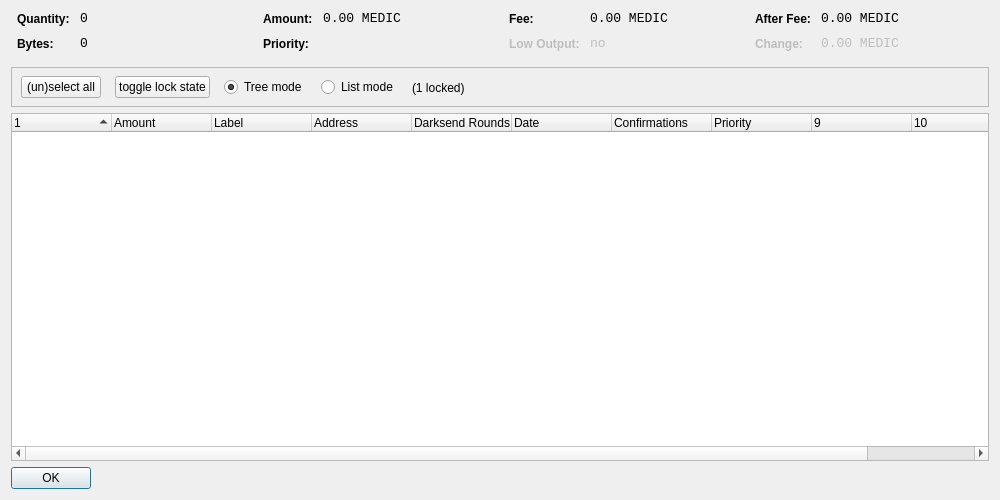
<?xml version="1.0" encoding="UTF-8"?>
<ui version="4.0">
 <class>CoinControlDialog</class>
 <widget class="QDialog" name="CoinControlDialog">
  <property name="geometry">
   <rect>
    <x>0</x>
    <y>0</y>
    <width>1000</width>
    <height>500</height>
   </rect>
  </property>
  <property name="windowTitle">
   <string>Coin Control</string>
  </property>
  <layout class="QVBoxLayout" name="verticalLayout">
   <item>
    <layout class="QHBoxLayout" name="horizontalLayoutTop" stretch="0,0,0,0">
     <property name="topMargin">
      <number>0</number>
     </property>
     <property name="bottomMargin">
      <number>10</number>
     </property>
     <item>
      <layout class="QFormLayout" name="formLayoutCoinControl1">
       <property name="horizontalSpacing">
        <number>10</number>
       </property>
       <property name="verticalSpacing">
        <number>10</number>
       </property>
       <property name="leftMargin">
        <number>6</number>
       </property>
       <property name="rightMargin">
        <number>6</number>
       </property>
       <item row="0" column="0">
        <widget class="QLabel" name="labelCoinControlQuantityText">
         <property name="styleSheet">
          <string notr="true">font-weight:bold;</string>
         </property>
         <property name="text">
          <string>Quantity:</string>
         </property>
        </widget>
       </item>
       <item row="0" column="1">
        <widget class="QLabel" name="labelCoinControlQuantity">
         <property name="font">
          <font>
           <family>Monospace</family>
           <pointsize>10</pointsize>
          </font>
         </property>
         <property name="cursor">
          <cursorShape>IBeamCursor</cursorShape>
         </property>
         <property name="contextMenuPolicy">
          <enum>Qt::ActionsContextMenu</enum>
         </property>
         <property name="text">
          <string notr="true">0</string>
         </property>
         <property name="textInteractionFlags">
          <set>Qt::LinksAccessibleByMouse|Qt::TextSelectableByKeyboard|Qt::TextSelectableByMouse</set>
         </property>
        </widget>
       </item>
       <item row="1" column="0">
        <widget class="QLabel" name="labelCoinControlBytesText">
         <property name="styleSheet">
          <string notr="true">font-weight:bold;</string>
         </property>
         <property name="text">
          <string>Bytes:</string>
         </property>
        </widget>
       </item>
       <item row="1" column="1">
        <widget class="QLabel" name="labelCoinControlBytes">
         <property name="font">
          <font>
           <family>Monospace</family>
           <pointsize>10</pointsize>
          </font>
         </property>
         <property name="cursor">
          <cursorShape>IBeamCursor</cursorShape>
         </property>
         <property name="contextMenuPolicy">
          <enum>Qt::ActionsContextMenu</enum>
         </property>
         <property name="text">
          <string notr="true">0</string>
         </property>
         <property name="textInteractionFlags">
          <set>Qt::LinksAccessibleByMouse|Qt::TextSelectableByKeyboard|Qt::TextSelectableByMouse</set>
         </property>
        </widget>
       </item>
      </layout>
     </item>
     <item>
      <layout class="QFormLayout" name="formLayoutCoinControl2">
       <property name="horizontalSpacing">
        <number>10</number>
       </property>
       <property name="verticalSpacing">
        <number>10</number>
       </property>
       <property name="leftMargin">
        <number>6</number>
       </property>
       <property name="rightMargin">
        <number>6</number>
       </property>
       <item row="0" column="0">
        <widget class="QLabel" name="labelCoinControlAmountText">
         <property name="styleSheet">
          <string notr="true">font-weight:bold;</string>
         </property>
         <property name="text">
          <string>Amount:</string>
         </property>
        </widget>
       </item>
       <item row="0" column="1">
        <widget class="QLabel" name="labelCoinControlAmount">
         <property name="font">
          <font>
           <family>Monospace</family>
           <pointsize>10</pointsize>
          </font>
         </property>
         <property name="cursor">
          <cursorShape>IBeamCursor</cursorShape>
         </property>
         <property name="contextMenuPolicy">
          <enum>Qt::ActionsContextMenu</enum>
         </property>
         <property name="text">
          <string notr="true">0.00 MEDIC</string>
         </property>
         <property name="textInteractionFlags">
          <set>Qt::LinksAccessibleByMouse|Qt::TextSelectableByKeyboard|Qt::TextSelectableByMouse</set>
         </property>
        </widget>
       </item>
       <item row="1" column="0">
        <widget class="QLabel" name="labelCoinControlPriorityText">
         <property name="styleSheet">
          <string notr="true">font-weight:bold;</string>
         </property>
         <property name="text">
          <string>Priority:</string>
         </property>
        </widget>
       </item>
       <item row="1" column="1">
        <widget class="QLabel" name="labelCoinControlPriority">
         <property name="font">
          <font>
           <family>Monospace</family>
           <pointsize>10</pointsize>
          </font>
         </property>
         <property name="cursor">
          <cursorShape>IBeamCursor</cursorShape>
         </property>
         <property name="contextMenuPolicy">
          <enum>Qt::ActionsContextMenu</enum>
         </property>
         <property name="text">
          <string/>
         </property>
         <property name="textInteractionFlags">
          <set>Qt::LinksAccessibleByMouse|Qt::TextSelectableByKeyboard|Qt::TextSelectableByMouse</set>
         </property>
        </widget>
       </item>
      </layout>
     </item>
     <item>
      <layout class="QFormLayout" name="formLayoutCoinControl3">
       <property name="horizontalSpacing">
        <number>10</number>
       </property>
       <property name="verticalSpacing">
        <number>10</number>
       </property>
       <property name="leftMargin">
        <number>6</number>
       </property>
       <property name="rightMargin">
        <number>6</number>
       </property>
       <item row="0" column="0">
        <widget class="QLabel" name="labelCoinControlFeeText">
         <property name="styleSheet">
          <string notr="true">font-weight:bold;</string>
         </property>
         <property name="text">
          <string>Fee:</string>
         </property>
        </widget>
       </item>
       <item row="0" column="1">
        <widget class="QLabel" name="labelCoinControlFee">
         <property name="font">
          <font>
           <family>Monospace</family>
           <pointsize>10</pointsize>
          </font>
         </property>
         <property name="cursor">
          <cursorShape>IBeamCursor</cursorShape>
         </property>
         <property name="contextMenuPolicy">
          <enum>Qt::ActionsContextMenu</enum>
         </property>
         <property name="text">
          <string notr="true">0.00 MEDIC</string>
         </property>
         <property name="textInteractionFlags">
          <set>Qt::LinksAccessibleByMouse|Qt::TextSelectableByKeyboard|Qt::TextSelectableByMouse</set>
         </property>
        </widget>
       </item>
       <item row="1" column="0">
        <widget class="QLabel" name="labelCoinControlLowOutputText">
         <property name="enabled">
          <bool>false</bool>
         </property>
         <property name="styleSheet">
          <string notr="true">font-weight:bold;</string>
         </property>
         <property name="text">
          <string>Low Output:</string>
         </property>
        </widget>
       </item>
       <item row="1" column="1">
        <widget class="QLabel" name="labelCoinControlLowOutput">
         <property name="enabled">
          <bool>false</bool>
         </property>
         <property name="font">
          <font>
           <family>Monospace</family>
           <pointsize>10</pointsize>
          </font>
         </property>
         <property name="cursor">
          <cursorShape>IBeamCursor</cursorShape>
         </property>
         <property name="contextMenuPolicy">
          <enum>Qt::ActionsContextMenu</enum>
         </property>
         <property name="text">
          <string notr="true">no</string>
         </property>
         <property name="textInteractionFlags">
          <set>Qt::LinksAccessibleByMouse|Qt::TextSelectableByKeyboard|Qt::TextSelectableByMouse</set>
         </property>
        </widget>
       </item>
      </layout>
     </item>
     <item>
      <layout class="QFormLayout" name="formLayoutCoinControl4">
       <property name="horizontalSpacing">
        <number>10</number>
       </property>
       <property name="verticalSpacing">
        <number>10</number>
       </property>
       <property name="leftMargin">
        <number>6</number>
       </property>
       <property name="rightMargin">
        <number>6</number>
       </property>
       <item row="0" column="0">
        <widget class="QLabel" name="labelCoinControlAfterFeeText">
         <property name="styleSheet">
          <string notr="true">font-weight:bold;</string>
         </property>
         <property name="text">
          <string>After Fee:</string>
         </property>
        </widget>
       </item>
       <item row="0" column="1">
        <widget class="QLabel" name="labelCoinControlAfterFee">
         <property name="font">
          <font>
           <family>Monospace</family>
           <pointsize>10</pointsize>
          </font>
         </property>
         <property name="cursor">
          <cursorShape>IBeamCursor</cursorShape>
         </property>
         <property name="contextMenuPolicy">
          <enum>Qt::ActionsContextMenu</enum>
         </property>
         <property name="text">
          <string notr="true">0.00 MEDIC</string>
         </property>
         <property name="textInteractionFlags">
          <set>Qt::LinksAccessibleByMouse|Qt::TextSelectableByKeyboard|Qt::TextSelectableByMouse</set>
         </property>
        </widget>
       </item>
       <item row="1" column="0">
        <widget class="QLabel" name="labelCoinControlChangeText">
         <property name="enabled">
          <bool>false</bool>
         </property>
         <property name="styleSheet">
          <string notr="true">font-weight:bold;</string>
         </property>
         <property name="text">
          <string>Change:</string>
         </property>
        </widget>
       </item>
       <item row="1" column="1">
        <widget class="QLabel" name="labelCoinControlChange">
         <property name="enabled">
          <bool>false</bool>
         </property>
         <property name="font">
          <font>
           <family>Monospace</family>
           <pointsize>10</pointsize>
          </font>
         </property>
         <property name="cursor">
          <cursorShape>IBeamCursor</cursorShape>
         </property>
         <property name="contextMenuPolicy">
          <enum>Qt::ActionsContextMenu</enum>
         </property>
         <property name="text">
          <string notr="true">0.00 MEDIC</string>
         </property>
         <property name="textInteractionFlags">
          <set>Qt::LinksAccessibleByMouse|Qt::TextSelectableByKeyboard|Qt::TextSelectableByMouse</set>
         </property>
        </widget>
       </item>
      </layout>
     </item>
    </layout>
   </item>
   <item>
    <widget class="QFrame" name="frame">
     <property name="minimumSize">
      <size>
       <width>0</width>
       <height>40</height>
      </size>
     </property>
     <property name="frameShape">
      <enum>QFrame::StyledPanel</enum>
     </property>
     <property name="frameShadow">
      <enum>QFrame::Sunken</enum>
     </property>
     <widget class="QWidget" name="horizontalLayoutWidget">
      <property name="geometry">
       <rect>
        <x>10</x>
        <y>0</y>
        <width>781</width>
        <height>41</height>
       </rect>
      </property>
      <layout class="QHBoxLayout" name="horizontalLayoutPanel" stretch="0,0,0,0,0">
       <property name="spacing">
        <number>14</number>
       </property>
       <item>
        <widget class="QPushButton" name="pushButtonSelectAll">
         <property name="sizePolicy">
          <sizepolicy hsizetype="Maximum" vsizetype="Fixed">
           <horstretch>0</horstretch>
           <verstretch>0</verstretch>
          </sizepolicy>
         </property>
         <property name="text">
          <string>(un)select all</string>
         </property>
        </widget>
       </item>
        <item>
         <widget class="QPushButton" name="pushButtonToggleLock">
          <property name="sizePolicy">
           <sizepolicy hsizetype="Maximum" vsizetype="Fixed">
            <horstretch>0</horstretch>
            <verstretch>0</verstretch>
           </sizepolicy>
          </property>
          <property name="text">
           <string>toggle lock state</string>
          </property>
          <property name="autoDefault">
           <bool>false</bool>
          </property>
         </widget>
        </item>
       <item>
        <widget class="QRadioButton" name="radioTreeMode">
         <property name="sizePolicy">
          <sizepolicy hsizetype="Maximum" vsizetype="Fixed">
           <horstretch>0</horstretch>
           <verstretch>0</verstretch>
          </sizepolicy>
         </property>
         <property name="text">
          <string>Tree mode</string>
         </property>
         <property name="checked">
          <bool>true</bool>
         </property>
        </widget>
       </item>
       <item>
        <widget class="QRadioButton" name="radioListMode">
         <property name="sizePolicy">
          <sizepolicy hsizetype="Maximum" vsizetype="Fixed">
           <horstretch>0</horstretch>
           <verstretch>0</verstretch>
          </sizepolicy>
         </property>
         <property name="text">
          <string>List mode</string>
         </property>
        </widget>
       </item>
        <item>
         <widget class="QLabel" name="labelLocked">
          <property name="text">
           <string>(1 locked)</string>
          </property>
         </widget>
        </item>
       <item>
        <spacer name="horizontalSpacer">
         <property name="orientation">
          <enum>Qt::Horizontal</enum>
         </property>
         <property name="sizeHint" stdset="0">
          <size>
           <width>40</width>
           <height>20</height>
          </size>
         </property>
        </spacer>
       </item>
      </layout>
     </widget>
    </widget>
   </item>
   <item>
    <widget class="CoinControlTreeWidget" name="treeWidget">
     <property name="contextMenuPolicy">
      <enum>Qt::CustomContextMenu</enum>
     </property>
     <property name="sortingEnabled">
      <bool>false</bool>
     </property>
     <property name="columnCount">
      <number>11</number>
     </property>
     <attribute name="headerShowSortIndicator" stdset="0">
      <bool>true</bool>
     </attribute>
     <attribute name="headerStretchLastSection">
      <bool>false</bool>
     </attribute>
     <column>
      <property name="text">
       <string/>
      </property>
     </column>
     <column>
      <property name="text">
       <string>Amount</string>
      </property>
     </column>
     <column>
      <property name="text">
       <string>Label</string>
      </property>
     </column>
     <column>
      <property name="text">
       <string>Address</string>
      </property>
     </column>
     <column>
      <property name="text">
       <string>Darksend Rounds</string>
      </property>
    </column>
     <column>
      <property name="text">
       <string>Date</string>
      </property>
     </column>
     <column>
      <property name="text">
       <string>Confirmations</string>
      </property>
      <property name="toolTip">
       <string>Confirmed</string>
      </property>
     </column>
     <column>
      <property name="text">
       <string>Priority</string>
      </property>
     </column>
     <column>
      <property name="text">
       <string/>
      </property>
     </column>
     <column>
      <property name="text">
       <string/>
      </property>
     </column>
     <column>
      <property name="text">
       <string/>
      </property>
     </column>
     <column>
      <property name="text">
       <string/>
      </property>
     </column>
    </widget>
   </item>
   <item>
    <widget class="QDialogButtonBox" name="buttonBox">
     <property name="sizePolicy">
      <sizepolicy hsizetype="Maximum" vsizetype="Fixed">
       <horstretch>0</horstretch>
       <verstretch>0</verstretch>
      </sizepolicy>
     </property>
     <property name="orientation">
      <enum>Qt::Horizontal</enum>
     </property>
     <property name="standardButtons">
      <set>QDialogButtonBox::Ok</set>
     </property>
    </widget>
   </item>
  </layout>
 </widget>
 <customwidgets>
  <customwidget>
   <class>CoinControlTreeWidget</class>
   <extends>QTreeWidget</extends>
   <header>coincontroltreewidget.h</header>
  </customwidget>
 </customwidgets>
 <resources/>
 <connections/>
</ui>
